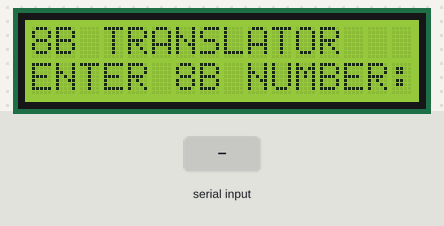
The program below on a simulated Raspberry Pi (header pin numbers). Parts: 16×2 character LCD. Inputs (shaded band) come from the test bench. What the program prints to the terminal is not drawn.

Above: at 1.4 s.
1.5 s: "5" typed at the terminal, then Enter
At 2.2 s:
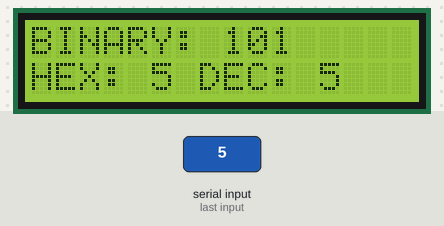
3.0 s: "90" typed at the terminal, then Enter
At 5.7 s:
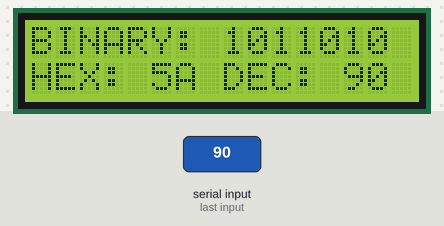
6.0 s: "200" typed at the terminal, then Enter
At 8.5 s:
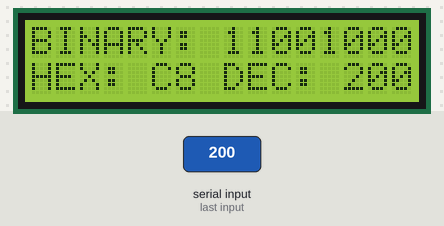
Timing chart, 0 to 10.0 s (numbered marks = the images above; inputs shaded):
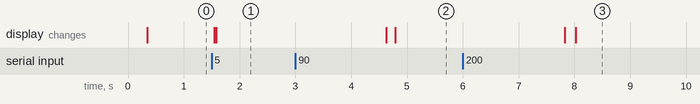

The program:

8b_LED_and_LCD_Binary_Translator_Funct.py
```python
# 8b LED and LCD Binary Translator Function Python program example:

# Created by Joseph C. Richardson, GitHub.com

# Note: be mindful while working with
# electronics. There are mistakes that
# cannot be corrected should you ignore
# any basic electronics rules. Electronics
# demands basic math skills and knowledge
# of electronics components alike.

# Items needed are as follows:

# Raspberry Pi 4 = 1
# breadboard = 1 # pause duration
# LCD display = 1
# 74HC595 shift register = 1
# LEDs = 8
# 220 ohm resistor = 8
# jumper wire = 20 or more +2 for the Rasp pi 4 fan

# Note: use two other jumper wires for
# the Raspberry Pi 4 fan, while in use/
# operation.

# 8b Binary Translator Python program example:

# This Raspberry Pi 4 Python program allows
# users to input decimal numbers, then
# translate them into binary, hexadecimal
# and decimal values using the 74HC595
# shift register.

# We will use the breadboard method:

# GPIO.setmode(GPIO.BOARD)

# This method is for the GPIO pinouts
# not the GPIO numbers, such as BCM

# You can also use the Broadcom SOC
# Channel method if you prefer:

# GPIO.setmode(GPIO.BCM)
# This allows GPIO numbers, not GPIO
# pinouts, such as the breadboard
# method illustrates in our Python
# program example:

# import functions:

import RPi.GPIO as GPIO,drivers
from time import sleep as wait

GPIO.setmode(GPIO.BOARD) # breadboard method
GPIO.setwarnings(False) # disable setwarnings
display=drivers.Lcd() # enable the LCD display

display.lcd_clear() # clear the LCD screen

# Create variables for the latch, data bit and the clock.

# You can rename all these variables to any names you wish,
# but keep in mind that you must also rename any variables
# in your program as well. Click the Find and Replace command
# on the IDLE menu to make any renaming changes faster to cover
# any variables you want to rename. However, you should stick
# to meaningful names, so other programmers can learn and
# understand what's happening throughout the program's
# execution/run.
''''''''''''''''''''''''''''''''''''''''''''''''''''''''''''''''''''''''''''''''''''''''''''''''''''''''''''''''''''''''''''''
# Note: Python executes its programs from the top, downward.
# You must place these variables in this correct order as shown.
# These pinout values won't execute right if you don't.

latch=33
data_bit=35
clock=31
''''''''''''''''''''''''''''''''''''''''''''''''''''''''''''''''''''''''''''''''''''''''''''''''''''''''''''''''''''''''''''''
byte_range=256 # from 0 to 255

control_shift=data_bit,latch,clock

stop_program_message='''
print('Stop program Execution/run:')
print('cleanup/release all GPIO pinouts \
to LOW state.')'''

message='8B TRANSLATOR','ENTER 8B NUMBER:'
value_error='BYTE VALUES ONLY','PLEASE: 0-255'
index_error='VALUE EXCEEDS','8B RANGE 0-255'

for i in control_shift:GPIO.setup(i,GPIO.OUT)

# Create two functions called
# clear_all_data_bits and shift_all_data_bits.

def clear_all_data_bits():

    for i in range(8):
        GPIO.output(latch,0)
        GPIO.output(data_bit,0) # set all 8 data bits to 0/off
        GPIO.output(clock,1)
        GPIO.output(latch,1)
        GPIO.output(clock,0)

clear_all_data_bits() # call the function

def shift_all_data_bits():

    clear_all_data_bits() # call the function

    for i in range(byte,-1,-1):
        bin=f'{byte:b}'
        for j in range(8):
            GPIO.output(latch,0)
            GPIO.output(
            data_bit,int(bin[j]))
            GPIO.output(clock,1)
            GPIO.output(latch,1)
            GPIO.output(clock,0)

while True:
    try:
        while True:
            try:
                display.lcd_clear()
                display.lcd_display_string(
                message[0],1)
                byte=int(input(display.
                lcd_display_string(message[1],2)))
                if byte>=byte_range:
                    display.lcd_clear()

                    for i in range(2):
                        display.lcd_display_string(
                        index_error[i],1+i)
                    wait(2)
                    break

                display.lcd_clear()
                display.lcd_display_string(
                f'BINARY: {byte:b}',1)
                display.lcd_display_string(
                f'HEX: {byte:X} DEC: {byte:d}',2)

                shift_all_data_bits()

            except ValueError:
                display.lcd_clear()
                for i in range(2):
                    display.lcd_display_string(
                    value_error[i],1+i)
                wait(2)
                break

            except IndexError:
                pass
            wait(3)

            clear_all_data_bits()

# Note: it is recommended that you setup
# a KeyboardInterrupt handler to force
# the GPIO pins to return to a low state/off.

    except KeyboardInterrupt:
        exec(stop_program_message)

        clear_all_data_bits()

        display.lcd_clear()
        display.lcd_backlight(0)
        GPIO.cleanup() # GPIO.cleanup() sets all GPIO pins to LOW/OFF
        break
```

Measured:
- after the input at 1.5 s, the display: first changes at once (image 1 shows a later state)
